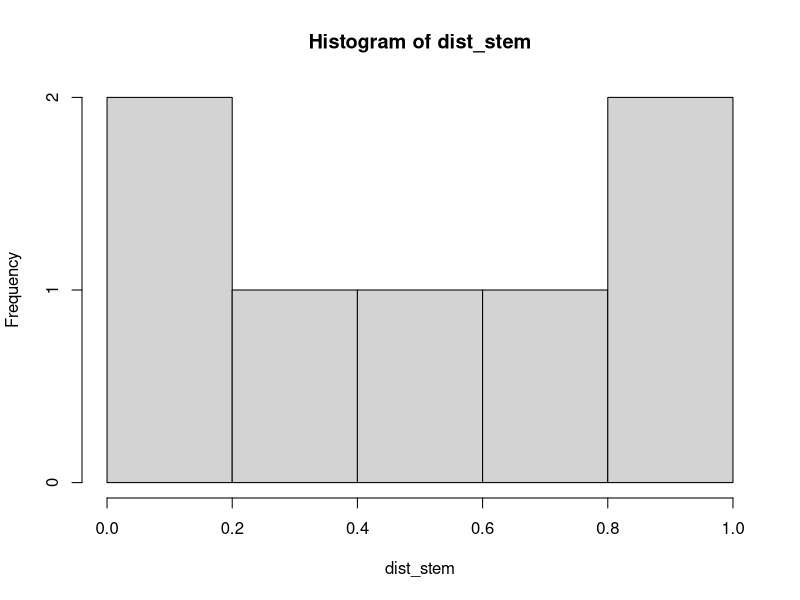
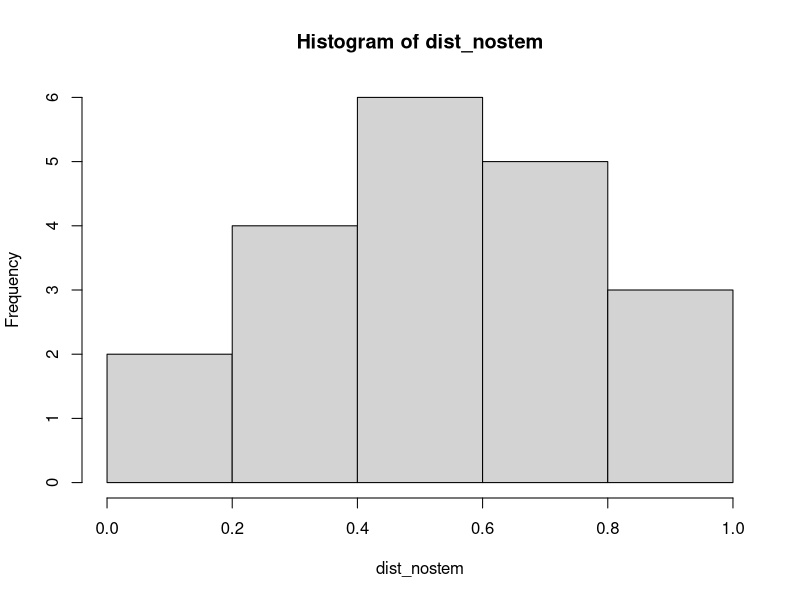
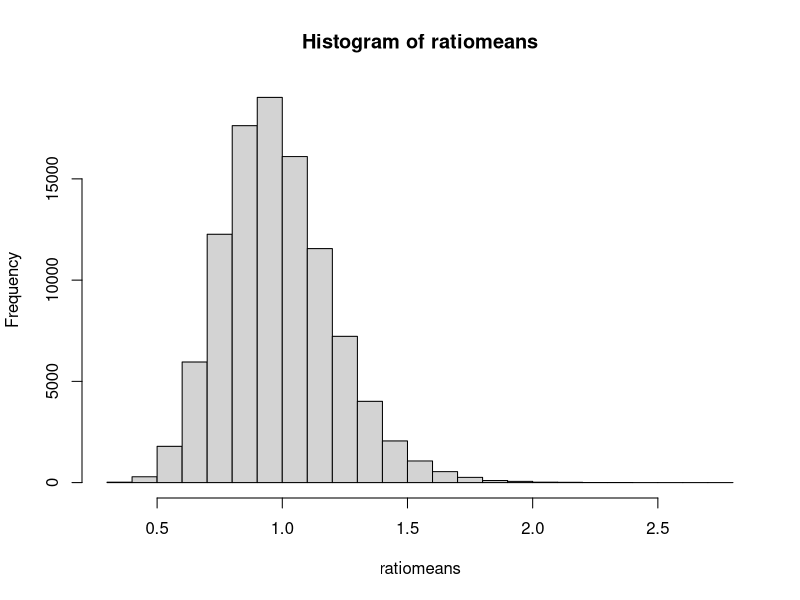

Source code (R) for these figures, in order:
## ---- chunk 1
women <- read.csv('output_data_v2.csv')

print(colnames(women))

## ---- chunk 2

stem_t <- na.omit(women)
women_clean <- na.omit(women)

notstem <- subset(stem_t, select=Percent.women.2022,
                      subset=STEM=="no", drop=T)

stem  <- subset(stem_t, select=Percent.women.2022,
                      subset=STEM=="yes", drop=T)

t.test(notstem, stem,alt="greater")

dist_stem <- women_clean$Percent.women.2022[women_clean$STEM == "yes"]
print(dist_stem)
hist(dist_stem)

dist_nostem <- women_clean$Percent.women.2022[women_clean$STEM == "no"]
print(dist_nostem)
hist(dist_nostem)
## ---- chunk 3



stem_boot <- women_clean[women_clean$STEM == "yes", ]
nostem_boot <- women_clean[women_clean$STEM == "no", ]
N <- 100000

ratiomeans<- numeric(N)

for (i in 1:N)
{
  stem_sample <- sample(women_clean$Percent.women.2022[women_clean$STEM == 'yes'], length(stem_boot), replace = TRUE)
  nostem_sample <- sample(women_clean$Percent.women.2022[women_clean$STEM == 'no'], length(nostem_boot), replace = TRUE)
  ratiomeans[i] <- mean(stem_sample)/mean(nostem_sample)
}

quantile(ratiomeans, c(0.025, 0.975))

hist(ratiomeans)

stem_mean <- mean(women_clean$Percent.women.2022[women_clean$STEM == 'yes'])
nostem_mean <- mean(women_clean$Percent.women.2022[women_clean$STEM == 'no'])
ratio_actual <- stem_mean/nostem_mean
(bias= mean(ratiomeans)-mean(ratio_actual)) #estimated bias


## ---- chunk 4
stem_wage <- subset(women, select=Median.annual.wage.2022,
                      subset=STEM=="yes", drop=T)

nostem_wage <- subset(women, select=Median.annual.wage.2022,
                      subset=STEM=="no", drop=T)

t.test(stem_wage, nostem_wage, alt="greater")

## ---- chunk 5

notcomputer <- subset(women, select=Percent.women.2022,
                      subset=Industry_SOCmajor!="Computer and Mathematical Occupations", drop=T)

computer <- subset(women, select=Percent.women.2022,
                      subset=Industry_SOCmajor=="Computer and Mathematical Occupations", drop=T)


t.test(notcomputer, computer, alt="greater")

## ---- chunk 6

computer_wage <- subset(women, select=Median.annual.wage.2022,
                      subset=Industry_SOCmajor=="Computer and Mathematical Occupations", drop=T)

notcomputer_wage <- subset(women, select=Median.annual.wage.2022,
                      subset=Industry_SOCmajor!="Computer and Mathematical Occupations", drop=T)

t.test(computer_wage, notcomputer_wage, alt="greater")
## ---- chunk 7
library(kableExtra)
library(dplyr)
library(tidyr)
topemployment <- women[(women$Industry_SOCmajor=="Management Occupations" |
                           women$Industry_SOCmajor=="Legal Occupations" |
                           women$Industry_SOCmajor=="Computer and Mathematical Occupations" |
                           women$Industry_SOCmajor=="Healthcare Practitioners and Technical Occupations"),]

#remove rows with NA
topemployment <- na.omit(topemployment)
topemployment_women <- topemployment[, c('Industry_SOCmajor', 'Employment..2022', 'Men.employment..2022')]


topemployment <- topemployment %>%
  group_by(Industry_SOCmajor) %>%
  summarise(women_employment = sum(Employment..2022), men_employment = sum(Men.employment..2022))

topemployment[, sapply(topemployment, is.numeric)] <- round(topemployment[, sapply(topemployment, is.numeric)], 0)

topemployment

topemployment <- topemployment[, c("women_employment", "men_employment")]

chisq.test(topemployment)


## ---- chunk 8

library(dplyr)
library(tidyr)


stem_chi <- women[, c('STEM', 'Employment..2022', 'Men.employment..2022')]

#remove rows with NA
stem_chi <- na.omit(stem_chi)

stem_chi <- stem_chi %>%
  group_by(STEM) %>%
  summarise(women_employment = sum(Employment..2022), men_employment = sum(Men.employment..2022))

stem_chi[, sapply(stem_chi, is.numeric)] <- round(stem_chi[, sapply(stem_chi, is.numeric)], 0)

stem_chi

stem_chi <- stem_chi[, c("women_employment", "men_employment")]

chisq.test(stem_chi)
